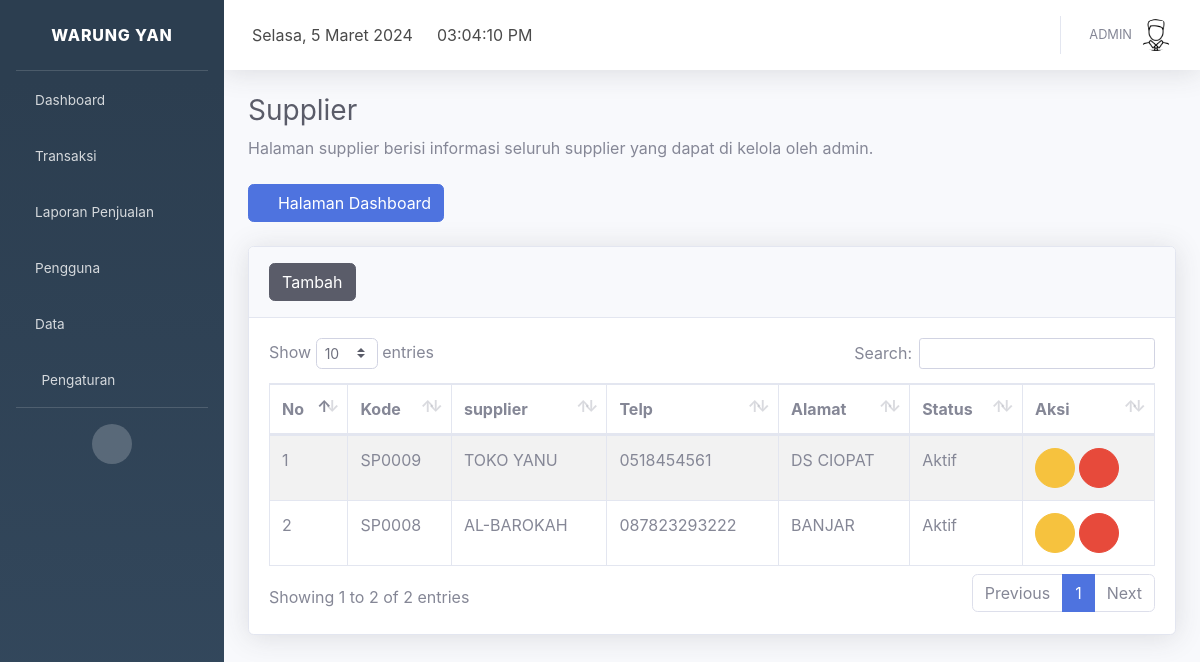
Page /index.php?page=supplier (signed in) on the committed database.
### tables this page shows
CREATE TABLE `profil_aplikasi` (
  `id` int(11) NOT NULL,
  `nama_aplikasi` varchar(30) NOT NULL,
  `alamat` varchar(100) NOT NULL,
  `no_telp` char(14) NOT NULL,
  `logo` varchar(100) NOT NULL
);

CREATE TABLE `pengguna` (
  `id_pengguna` int(11) NOT NULL,
  `kode_pengguna` char(9) NOT NULL,
  `nama_pengguna` varchar(50) NOT NULL,
  `email` varchar(35) NOT NULL,
  `no_telp` char(14) NOT NULL,
  `foto` varchar(100) NOT NULL,
  `username` varchar(50) NOT NULL,
  `password` varchar(500) NOT NULL,
  `level` varchar(10) NOT NULL,
  `status` int(11) NOT NULL
);

CREATE TABLE `supplier` (
  `id_supplier` int(11) NOT NULL,
  `kode_supplier` char(9) NOT NULL,
  `nama_supplier` varchar(50) NOT NULL,
  `no_telp` char(14) NOT NULL,
  `alamat_supplier` varchar(100) NOT NULL,
  `status` int(11) NOT NULL
);

### page/supplier/index.php (the view, shortened to what this page needs)
<div class="container-fluid">
  <h1 class="h3 mb-2 text-gray-800">Supplier</h1>
  <p class="mb-4">Halaman supplier berisi informasi seluruh supplier yang dapat di kelola oleh admin.</p>
  <a href="index.php?page=dashboard"><button class="btn btn-primary"><i class="fa fa-angle-left"></i> Halaman Dashboard</button></a>
  <br /><br />
  <div class="card shadow mb-4">
    <div class="card-header py-3">
      <button class="btn-tambah btn btn-dark btn-icon-split"><span class="text">Tambah</span></button>
    </div>
    <div class="card-body">
      <div class="table-responsive">
        <table class="table table-bordered table-striped" id="dataTable" width="100%" cellspacing="0">
          <thead>
            <tr>
              <th>No</th>
              <th>Kode</th>
              <th>supplier</th>
              <th>Telp</th>
              <th>Alamat</th>
              <th>Status</th>
              <th>Aksi</th>
            </tr>
          </thead>
          <tbody>
            <?php
            include 'config/database.php';
            $sql = "SELECT * FROM supplier order by id_supplier desc";
            $hasil = mysqli_query($kon, $sql);
            $no = 0;
            while ($data = mysqli_fetch_array($hasil)) :
              $no++;
            ?>
              <tr>
                <td><?php echo $no; ?></td>
                <td><?php echo $data['kode_supplier']; ?></td>
                <td><?php echo $data['nama_supplier']; ?></td>
                <td><?php echo $data['no_telp']; ?></td>
                <td><?php echo $data['alamat_supplier']; ?></td>
                <td><?php echo $data['status'] == 1 ? 'Aktif' : 'Tidak Aktif'; ?></td>
                <td>
                  <button class="btn-edit btn btn-warning btn-circle" id_supplier="<?php echo $data['id_supplier']; ?>" kode_supplier="<?php echo $data['kode_supplier']; ?>" data-toggle="tooltip" title="Edit supplier" data-placement="top"><i class="fas fa-edit"></i></button>
                  <button class="btn-hapus btn btn-danger btn-circle" id_supplier="<?php echo $data['id_supplier']; ?>" kode_supplier="<?php echo $data['kode_supplier']; ?>" data-toggle="tooltip" title="Hapus supplier" data-placement="top"><i class="fas fa-trash"></i></button>
                </td>
              </tr>
            <?php endwhile; ?>
          </tbody>
        </table>
      </div>
    </div>
  </div>
</div>

### index.php (shortened to what this page needs)
<?php
include 'config/database.php';
$hasil = mysqli_query($kon, "select * from profil_aplikasi order by nama_aplikasi desc limit 1");
$data = mysqli_fetch_array($hasil);
?>
<!DOCTYPE html>
<html lang="en">
<head>
  <link href="assets/vendor/fontawesome-free/css/all.min.css" rel="stylesheet" type="text/css">
  <link href="assets/font/font.css" rel="stylesheet">
  <link href="assets/css/sb-admin-2.min.css" rel="stylesheet">
  <link href="assets/vendor/datatables/dataTables.bootstrap4.min.css" rel="stylesheet">
  <link rel="stylesheet" href="assets/plugin/datepicker/css/datepicker.css">
</head>
<body>
  <div id="wrapper">
    <ul class="navbar-nav sidebar sidebar-dark accordion" id="accordionSidebar" style="background-image: linear-gradient(180deg, #2c3e50 10%, #34495e 100%);">
      <a class="sidebar-brand d-flex align-items-center justify-content-center" href="index.php?page=dashboard">
        <div class="sidebar-brand-text mx-3"><?php echo $data['nama_aplikasi']; ?></div>
      </a>
      <hr class="sidebar-divider my-0">
      <li class="nav-item">
        <a class="nav-link" href="index.php?page=dashboard">
          <i class="fas fa-home"></i>
          <span>Dashboard</span></a>
      </li>
      <li class="nav-item">
        <a class="nav-link collapsed" href="#" data-toggle="collapse" data-target="#transaksi" aria-expanded="true" aria-controls="collapseTwo">
          <i class="fas fa-shopping-cart"></i>
          <span>Transaksi</span>
        </a>
      </li>
      <?php if ($_SESSION["level"] == "Admin" || $_SESSION["level"] == "Manajer") : ?>
        <li class="nav-item">
          <a class="nav-link collapsed" href="#" data-toggle="collapse" data-target="#laporan" aria-expanded="true" aria-controls="collapseTwo">
            <i class="fas fa-book"></i>
            <span>Laporan Penjualan</span>
          </a>
        </li>
      <?php endif; ?>
      <?php if ($_SESSION["level"] == "Admin") : ?>
        <li class="nav-item">
          <a class="nav-link collapsed" href="#" data-toggle="collapse" data-target="#pengguna" aria-expanded="true" aria-controls="collapseTwo">
            <i class="fas fa-users"></i>
            <span>Pengguna</span>
          </a>
        </li>
        <li class="nav-item">
          <a class="nav-link collapsed" href="#" data-toggle="collapse" data-target="#master_data" aria-expanded="true" aria-controls="collapseTwo">
            <i class="fas fa-database"></i>
            <span>Data</span>
          </a>
        </li>
      <?php endif; ?>
      <?php if ($_SESSION["level"] == "Admin") : ?>
<li class="nav-item">
          <a class="nav-link collapsed" href="#" data-toggle="collapse" data-target="#pengaturan" aria-expanded="true" aria-controls="collapseTwo">
            <i class="fas fa-fw fa-cog"></i>
            <span>Pengaturan</span>
          </a>
        </li>
      <?php endif; ?>
      <hr class="sidebar-divider d-none d-md-block">
      <div class="text-center d-none d-md-inline">
        <button class="rounded-circle border-0" id="sidebarToggle"></button>
      </div>
    </ul>
    <div id="content-wrapper" class="d-flex flex-column">
      <div id="content">
        <nav class="navbar navbar-expand navbar-light bg-white topbar mb-4 static-top shadow">
          <div class="top-navbar d-none d-xl-block">
            <ul class="navbar-nav align-items-center">
              <li class="nav-item">
                <a class="nav-link">
                  <div id="date">
                  </div>
                </a>
              </li>
            </ul>
          </div>
          <div class="top-navbar d-none d-xl-block">
            <ul class="navbar-nav align-items-center">
              <li class="nav-item">
                <a class="nav-link">
                  <div id="clock">
                  </div>
                </a>
              </li>
            </ul>
          </div>
          <ul class="navbar-nav ml-auto">
            <?php
            include 'config/database.php';
            $id_pengguna = $_SESSION["id_pengguna"];
            $hasil = mysqli_query($kon, "select nama_pengguna,foto from pengguna where id_pengguna=$id_pengguna");
            $row = mysqli_fetch_array($hasil);
            ?>
            <li class="nav-item dropdown no-arrow">
              <a class="nav-link dropdown-toggle" href="#" id="userDropdown" role="button" data-toggle="dropdown" aria-haspopup="true" aria-expanded="false">
                <span class="mr-2 d-none d-lg-inline text-gray-600 small"><?php echo $row["nama_pengguna"]; ?></span>
                <img class="img-profile rounded-circle" src="page/pengguna/foto/<?php echo $row["foto"]; ?>">
              </a>
            </li>
          </ul>
        </nav>
        <?php
        if (isset($_GET['page'])) {
          $page = $_GET['page'];
          switch ($page) {
            case 'supplier':
              include "page/supplier/index.php";
              break;
          }
        }
        ?>
      </div>
    </div>
  </div>
  <link href="assets/plugin/select2/select2.min.css" rel="stylesheet" />
</body>
</html>

### rows in the picture
profil_aplikasi: nama_aplikasi "WARUNG YAN"
pengguna: nama_pengguna "ADMIN", foto (picture)
supplier: kode_supplier "SP0009", nama_supplier "TOKO YANU", no_telp "0518454561", alamat_supplier "DS CIOPAT", status "Aktif"
supplier: kode_supplier "SP0008", nama_supplier "AL-BAROKAH", no_telp "087823293222", alamat_supplier "BANJAR", status "Aktif"
